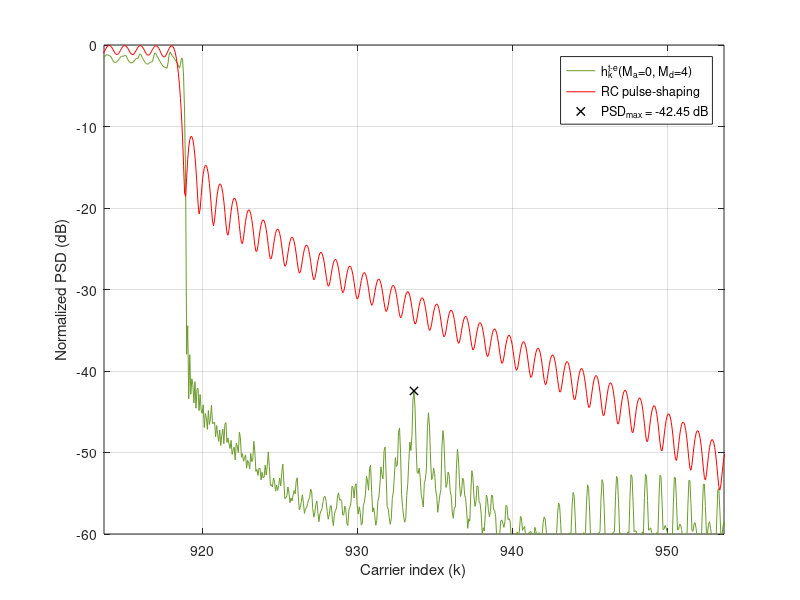

This chart was generated by the following MATLAB code: (Note: this script raises an error after producing the figure.)
clear,
%% %%%%%%%%%%%%%%%%%%%%%%%%%%%%%%%%%%%%%%%%%%%%%%%%%%%%%%%%%%
% %                 LOAD THE PARAMETERS                   % %
%%%%%%%%%%%%%%%%%%%%%%%%%%%%%%%%%%%%%%%%%%%%%%%%%%%%%%%%%% %%
addpath('../../data/Fig2')
load('Fig2_Parameters_for_5G_NR_Ma_0_Md_4.mat');

Fsob = OFDM_param.Fsob; % Upsampling factor 
% Upsample in time-domain
N = OFDM_param.N*Fsob;
Ngi = OFDM_param.Ngi*Fsob;
b = (OFDM_param.b+1)*Fsob-1;
L = OFDM_param.L*Fsob;
Ms = OFDM_param.Ms;
g = OFDM_param.g;
us = OFDM_param.us;
ue = OFDM_param.ue;

ur = us + ue;

Pd = GenPulse_param.Pd;
Pd_todas = GenPulse_param.Pd_todas;
Paic = GenPulse_param.Paic;
Ptk = GenPulse_param.Ptk;
R_aic = GenPulse_param.R_aic;
R_tk = GenPulse_param.R_tk;
NexTemp_a = GenPulse_param.NexTemp_a;
NexTemp_d = GenPulse_param.NexTemp_d;
cell_coef_lim = GenPulse_param.cell_coef_lim;



%% %%%%%%%%%%%%%%%%%%%%%%%%%%%%%%%%%%%%%%%%%%%%%%%%%%%%%%%%%%
%            OBTAIN THE PULSES IN THE SCENARIO            % %
%%%%%%%%%%%%%%%%%%%%%%%%%%%%%%%%%%%%%%%%%%%%%%%%%%%%%%%%%% %%

h_k = zeros((NexTemp_a+NexTemp_d+1)*L+b, N); % Matrix containing the proposed pulses
vn=(0:L+b-1)'-Ngi;  % Dicrete time axis vector

aic_k = zeros((NexTemp_a+NexTemp_d+1)*L+b, N);  % Matrix containing the AIC term
t_k = zeros((NexTemp_a+NexTemp_d+1)*L+b, N);    % Matrix containing the AST term

% Obtain h_k for every data carrier
for ind_k = 1:length(Pd)

    % % AIC terms
    %%%%%%%%%%%%%%%%%%%%%%%%%%%%%%%%%%
    % Central term
    Pc = exp(1j*2*pi/N*repmat(vn,1,length(Paic{ind_k})).*repmat(Paic{ind_k}.',length(vn),1)).*repmat(g.',1,length(Paic{ind_k}));
    % Advanced and delayed terms
    for ind_m = -NexTemp_a:NexTemp_d
        if ind_m ~= 0 % Skip the central term
            Pc = [Pc, exp(1j*2*pi/N*repmat(vn,1,length(Paic{ind_k})).*repmat(Paic{ind_k}.',length(vn),1)).*repmat(g.',1,length(Paic{ind_k}))]; % Concatenamos las columnas de los tonos AIC de los Ma+Md+1 pulsos
        end
    end

    aic_temp = Pc*diag(R_aic{ind_k});
    aic_k((NexTemp_a*L+1):(NexTemp_a+1)*L+b,Pd(ind_k)+N/2+1) = sum(aic_temp(:,1:length(Paic{ind_k})),2);    % CENTRAL TERM
    
    m_temp = 0;
    for ind_m = -NexTemp_a:NexTemp_d;                                                                       % ADVANCED AND DELAYED TERMS
        if ind_m ~= 0 % Skip the central terms
            aic_k(((NexTemp_a+ind_m)*L+1):((NexTemp_a+ind_m+1)*L+b),Pd(ind_k)+N/2+1) = aic_k(((NexTemp_a+ind_m)*L+1):((NexTemp_a+ind_m+1)*L+b),Pd(ind_k)+N/2+1) + sum(aic_temp(:,(length(Paic{ind_k})*(1+m_temp)) + (1:length(Paic{ind_k}))),2);
            m_temp = m_temp+1;
        end
    end
    
    % % AST terms
    %%%%%%%%%%%%%%%%%%%%%%%%%%%%%%%%%%
    % Central term
    Ts = exp(1j*2*pi/N*repmat(vn,1,length(Ptk{ind_k})).*repmat(Ptk{ind_k}.',length(vn),1)).*repmat(us.',1,length(Ptk{ind_k}));
    Te = exp(1j*2*pi/N*repmat(vn,1,length(Ptk{ind_k})).*repmat(Ptk{ind_k}.',length(vn),1)).*repmat(ue.',1,length(Ptk{ind_k}));
    T = [Ts, Te];
    
    % Advanced and delayed terms
    for ind_m = -NexTemp_a:-1;
        T = [T, Ts];
    end
    for ind_m=1:NexTemp_d;
        T = [T, Te];
    end
    t_k_temp = T*diag(R_tk{ind_k});

    t_k(((NexTemp_a)*L+1):((NexTemp_a+1))*L+b,Pd(ind_k)+N/2+1) = sum(t_k_temp(:,1:2*length(Ptk{ind_k})),2);

    m_temp = 0;
    for ind_m = -NexTemp_a:-1;
            t_k(((NexTemp_a+ind_m)*L+1):(NexTemp_a+ind_m+1)*L+b,Pd(ind_k)+N/2+1) = t_k(((NexTemp_a+ind_m)*L+1):(NexTemp_a+ind_m+1)*L+b,Pd(ind_k)+N/2+1) + sum(t_k_temp(:,(2*length(Ptk{ind_k})+m_temp*length(Ptk{ind_k})) + (1:length(Ptk{ind_k}))),2);
            m_temp = m_temp + 1;
    end
    for ind_m = 1:NexTemp_d;
            t_k(((NexTemp_a+ind_m)*L+1):(NexTemp_a+ind_m+1)*L+b,Pd(ind_k)+N/2+1) = t_k(((NexTemp_a+ind_m)*L+1):(NexTemp_a+ind_m+1)*L+b,Pd(ind_k)+N/2+1) + sum(t_k_temp(:,(2*length(Ptk{ind_k})+m_temp*length(Ptk{ind_k})) + (1:length(Ptk{ind_k}))),2);
            m_temp = m_temp + 1;
    end
end

h_k = aic_k + t_k;

p_k_conv = exp(1j*(2*pi/N)*repmat(vn,1,length(Pd_todas)).*repmat(Pd_todas.',length(vn),1)).*repmat(g.',1,length(Pd_todas));

h_k(NexTemp_a*L + (1:L+b),Pd_todas+N/2+1) = h_k(NexTemp_a*L + (1:L+b),Pd_todas+N/2+1) + p_k_conv;


%% %%%%%%%%%%%%%%%%%%%%%%%%%%%%%%%%%%%%%%%%%%%%%%%%%%%%%%%%%%
% %     REPRESENTATION OF THE PULSES IN THE SCENARIO      % %
%%%%%%%%%%%%%%%%%%%%%%%%%%%%%%%%%%%%%%%%%%%%%%%%%%%%%%%%%% %%

% Obtain the PSD
H_k = fft(h_k,N*Ms);
P_k = fft(p_k_conv,N*Ms);

psd_H = fftshift(sum(abs(H_k).^2,2));
psd_P = fftshift(sum(abs(P_k).^2,2));

x = (-N*Ms/2:N*Ms/2-1)/(Ms);
indices = find(ismember(x,[-N/2,N/2-1]));
indices = indices(1):1:indices(2);

x = x+N/2;
y_h = 10*log10(psd_H/max(psd_H));
y_p = 10*log10(psd_P/max(psd_P));

PSD_max = max(max(y_h(find(x>Pd_todas(end)+N/2+1.8))), max(y_h(find(x<Pd_todas(1)+N/2-1.8)))); %% PSD_MAX IS SOUGHT BEYOND THE 0.67 SCS GUARD BAND THAT IS LEFT BY EACH SIDE
x_PSD_max = x(find(y_h==PSD_max));

% Fig 2 (ITU-T Rec. G9960 Ma=0,Md=4)
figure,
plot(x(indices),y_h(indices), 'DisplayName', 'h_k^{t-e}(M_a=0, M_d=4)', 'Color', "#6B9B2B"); hold on; grid on;
plot(x(indices),y_p(indices), 'DisplayName', 'RC pulse-shaping', 'Color', 'r');
plot(x_PSD_max, PSD_max, 'Marker', 'x', 'Color', 'k', 'LineStyle', 'none','LineWidth',1, 'DisplayName', ['PSD_{max} = ', num2str(PSD_max, '%.2f'), ' dB'])
xlabel('Carrier index (k)'); ylabel('Normalized PSD (dB)'); legend('show')
xlim(x_PSD_max+[-20,20]); ylim([-60,0])


%% %%%%%%%%%%%%%%%%%%%%%%%%%%%%
% %     CLARIFYING NOTE     % %
%%%%%%%%%%%%%%%%%%%%%%%%%%%% %%

NOTE = ['NOTE: The maximum number of RB that can be used in a 5 MHz channel is 25, which is equivalent to 4.5 MHz (SCS = 15 kHz).',...
    ' That leaves a 500 kHz guard band, 250 kHz by each side of the transmission band.',...
    ' If this guard band is reduced by repurposing those carriers that were previously assigned to it for data transmission, it can be reduced by up to 16 subcarriers, leaving a residual guard band 10 kHz wide (2/3 of an SCS).',...
    ' Hence, the PSD peak can be sought beyond that guard band, which is 1.67 SCS beyond the outermost transmitting subcarrier by each end of the passband.'];
wrapped_NOTE = textwrap({NOTE}, 70);
disp('##################################################################################')
fprintf('\n')
disp(wrapped_NOTE)
disp('##################################################################################')